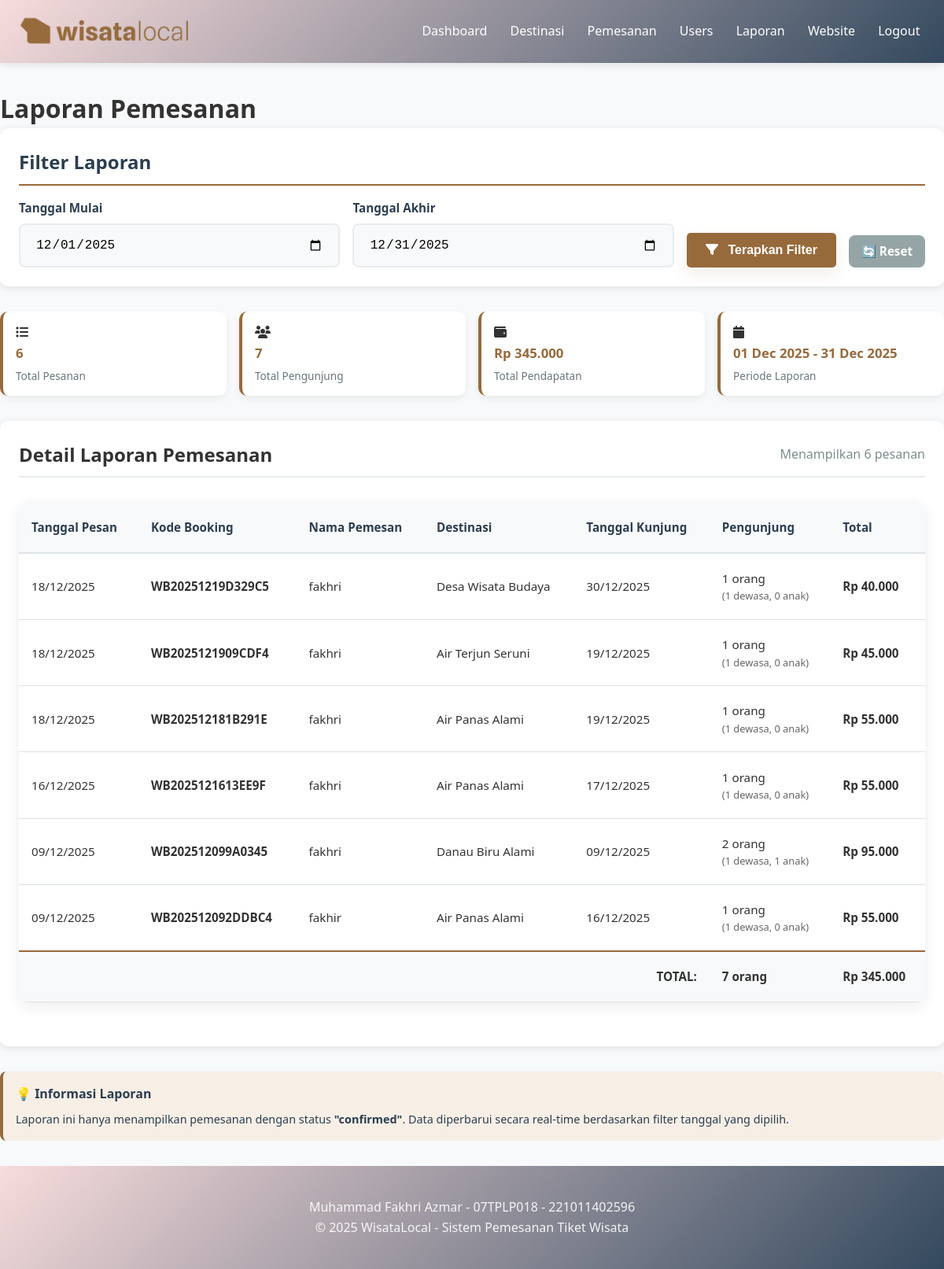
Page /admin/laporan.php (signed in) on the committed database.
### tables this page shows
CREATE TABLE `pemesanan` (
  `id` int(11) NOT NULL AUTO_INCREMENT,
  `kode_booking` varchar(20) NOT NULL,
  `user_id` int(11) DEFAULT NULL,
  `destinasi_id` int(11) NOT NULL,
  `nama_pemesan` varchar(100) NOT NULL,
  `email` varchar(100) NOT NULL,
  `no_telepon` varchar(15) NOT NULL,
  `tanggal_berkunjung` date NOT NULL,
  `jumlah_dewasa` int(11) NOT NULL,
  `jumlah_anak` int(11) NOT NULL,
  `total_harga` decimal(10,2) NOT NULL,
  `status` enum('pending','confirmed','cancelled') DEFAULT 'pending',
  `created_at` timestamp NOT NULL DEFAULT current_timestamp(),
  PRIMARY KEY (`id`),
  UNIQUE KEY `kode_booking` (`kode_booking`),
  KEY `user_id` (`user_id`),
  KEY `destinasi_id` (`destinasi_id`),
  CONSTRAINT `pemesanan_ibfk_1` FOREIGN KEY (`user_id`) REFERENCES `users` (`id`),
  CONSTRAINT `pemesanan_ibfk_2` FOREIGN KEY (`destinasi_id`) REFERENCES `destinasi` (`id`)
);

CREATE TABLE `destinasi` (
  `id` int(11) NOT NULL AUTO_INCREMENT,
  `nama_destinasi` varchar(100) NOT NULL,
  `deskripsi` text DEFAULT NULL,
  `harga_dewasa` decimal(10,2) NOT NULL,
  `harga_anak` decimal(10,2) NOT NULL,
  `kuota_harian` int(11) NOT NULL,
  `gambar` varchar(255) DEFAULT NULL,
  `created_at` timestamp NOT NULL DEFAULT current_timestamp(),
  `foto` varchar(255) DEFAULT NULL,
  PRIMARY KEY (`id`)
);

### config/config.php (called while the page is built, shortened)
<?php
function formatRupiah($number) {
    return 'Rp ' . number_format($number, 0, ',', '.');
}
?>

### admin/laporan.php (the view, shortened to what this page needs)
<?php
require_once '../config/config.php';
$db = (new Database())->getConnection();
$start_date = $_GET['start_date'] ?? date('Y-m-01');
$end_date = $_GET['end_date'] ?? date('Y-m-t');
$stmt = $db->prepare("
    SELECT p.*, d.nama_destinasi
    FROM pemesanan p
    LEFT JOIN destinasi d ON p.destinasi_id = d.id
    WHERE p.status = 'confirmed' AND DATE(p.created_at) BETWEEN ? AND ?
    ORDER BY p.created_at DESC
");
$stmt->execute([$start_date, $end_date]);
$laporan = $stmt->fetchAll(PDO::FETCH_ASSOC);
$total_pendapatan = 0;
$total_pengunjung = 0;
foreach($laporan as $row) {
    $total_pendapatan += $row['total_harga'];
    $total_pengunjung += ($row['jumlah_dewasa'] + $row['jumlah_anak']);
}
?>
<!DOCTYPE html>
<html>
<head>
    <link rel="stylesheet" href="../css/style.css">
    <link rel="stylesheet" href="https://cdnjs.cloudflare.com/ajax/libs/font-awesome/6.4.0/css/all.min.css">
</head>
<body>
    <?php include 'header-admin.php'; ?>
    <main class="container">
        <h1>Laporan Pemesanan</h1>
        <div class="filter-container">
            <h2>Filter Laporan</h2>
            <form method="GET" class="filter-form">
                <div class="form-group">
                    <label class="form-label" for="start_date">Tanggal Mulai</label>
                    <input type="date" class="form-control" id="start_date" name="start_date"
                           value="<?php echo $start_date; ?>" required>
                </div>
                <div class="form-group">
                    <label class="form-label" for="end_date">Tanggal Akhir</label>
                    <input type="date" class="form-control" id="end_date" name="end_date"
                           value="<?php echo $end_date; ?>" required>
                </div>
                <button type="submit" class="btn btn-primary">
                    <i class="fa fa-filter" style="margin-right:8px;"></i> Terapkan Filter
                </button>
                <a href="laporan.php" class="btn" style="background:#95a5a6;color:#fff;border-radius:8px;padding:0.8rem 1rem;text-decoration:none;">🔄 Reset</a>
            </form>
        </div>
        <div class="summary-cards">
            <div class="summary-card stat-card">
                <div class="icon"><i class="fa fa-list"></i></div>
                <div>
                    <h3><?php echo count($laporan); ?></h3>
                    <p>Total Pesanan</p>
                </div>
            </div>
            <div class="summary-card stat-card">
                <div class="icon"><i class="fa fa-users"></i></div>
                <div>
                    <h3><?php echo $total_pengunjung; ?></h3>
                    <p>Total Pengunjung</p>
                </div>
            </div>
            <div class="summary-card stat-card">
                <div class="icon"><i class="fa fa-wallet"></i></div>
                <div>
                    <h3><?php echo formatRupiah($total_pendapatan); ?></h3>
                    <p>Total Pendapatan</p>
                </div>
            </div>
            <div class="summary-card stat-card">
                <div class="icon"><i class="fa fa-calendar"></i></div>
                <div>
                    <h3><?php echo date('d M Y', strtotime($start_date)); ?> - <?php echo date('d M Y', strtotime($end_date)); ?></h3>
                    <p>Periode Laporan</p>
                </div>
            </div>
        </div>
        <div class="report-section">
            <div class="section-header">
                <h2>Detail Laporan Pemesanan</h2>
                <div style="color: #7f8c8d;">
                    Menampilkan <?php echo count($laporan); ?> pesanan
                </div>
            </div>
            <?php if($laporan): ?>
                <div class="table-container">
                    <table>
                        <thead>
                            <tr>
                                <th>Tanggal Pesan</th>
                                <th>Kode Booking</th>
                                <th>Nama Pemesan</th>
                                <th>Destinasi</th>
                                <th>Tanggal Kunjung</th>
                                <th>Pengunjung</th>
                                <th>Total</th>
                            </tr>
                        </thead>
                        <tbody>
                            <?php foreach($laporan as $row): ?>
                            <tr>
                                <td><?php echo date('d/m/Y', strtotime($row['created_at'])); ?></td>
                                <td>
                                    <strong><?php echo $row['kode_booking']; ?></strong>
                                </td>
                                <td><?php echo $row['nama_pemesan']; ?></td>
                                <td><?php echo $row['nama_destinasi']; ?></td>
                                <td><?php echo date('d/m/Y', strtotime($row['tanggal_berkunjung'])); ?></td>
                                <td>
                                    <?php echo $row['jumlah_dewasa'] + $row['jumlah_anak']; ?> orang
                                    <small style="display: block; color: #666; font-size: 0.8rem;">
                                        (<?php echo $row['jumlah_dewasa']; ?> dewasa, <?php echo $row['jumlah_anak']; ?> anak)
                                    </small>
                                </td>
                                <td>
                                    <strong><?php echo formatRupiah($row['total_harga']); ?></strong>
                                </td>
                            </tr>
                            <?php endforeach; ?>
                            <tr class="total-row">
                                <td colspan="5" style="text-align: right;">
                                    <strong>TOTAL:</strong>
                                </td>
                                <td>
                                    <strong><?php echo $total_pengunjung; ?> orang</strong>
                                </td>
                                <td>
                                    <strong><?php echo formatRupiah($total_pendapatan); ?></strong>
                                </td>
                            </tr>
                        </tbody>
                    </table>
                </div>
            <?php endif; ?>
        </div>
        <div style="background: #f7efe6; padding: 1rem; border-radius: 8px; margin-top: 2rem; border-left: 4px solid #976a3c;">
            <h4 style="color: #2c3e50; margin-bottom: 0.5rem;">💡 Informasi Laporan</h4>
            <p style="color: #2c3e50; margin: 0; font-size: 0.9rem;">
                Laporan ini hanya menampilkan pemesanan dengan status <strong>"confirmed"</strong>.
                Data diperbarui secara real-time berdasarkan filter tanggal yang dipilih.
            </p>
        </div>
    </main>
</body>
<?php
include '../includes/footer.php';
?>
</html>

### css/style.css (style rules this page uses)
* { margin: 0; padding: 0; box-sizing: border-box; }
html { scroll-behavior: smooth; }
body { font-family: 'Segoe UI', Tahoma, Geneva, Verdana, sans-serif; line-height: 1.6; color: #333; background-color: #f8f9fa; min-height: 100vh; display: flex; flex-direction: column; }
.container { max-width: 1200px; margin: 0 auto; padding: 0 20px; width: 100%; }
:root { --brown: #976a3c; --brown-dark: #34495e; --brown-soft: #f7efe6; --primary: #1e73be; --muted: #6c757d; }
main.container { flex: 1; padding: 2rem 0; margin-top: 0; }
.btn { display: inline-block; padding: 0.65rem 1.1rem; background: var(--primary); color: #fff; text-decoration: none; border-radius: 999px; border: none; cursor: pointer; font-size: 0.95rem; font-weight: 600; transition: transform 0.18s ease, box-shadow 0.18s ease, filter 0.12s ease; text-align: center; min-height: 40px; line-height: 1; }
.form-group { margin-bottom: 1.5rem; }
.form-group label { display: block; margin-bottom: 0.5rem; font-weight: 600; color: #2c3e50; font-size: 0.95rem; }
.form-group input, .form-group textarea, .form-group select { width: 100%; padding: 1rem 1.2rem; border: 2px solid #e9ecef; border-radius: 8px; font-size: 1rem; transition: all 0.3s ease; background: #f8f9fa; }
.stat-card { background: white; padding: 0.9rem 1rem; border-radius: 10px; text-align: left; box-shadow: 0 4px 10px rgba(0, 0, 0, 0.06); transition: all 0.22s ease; border-left: 4px solid var(--brown); }
.stat-card h3 { font-size: 1.05rem; color: var(--brown); margin-bottom: 0.25rem; font-weight: 700; }
.stat-card p { color: #6c757d; font-weight: 500; font-size: 0.85rem; margin: 0; }
.table-container { background: white; border-radius: 12px; overflow: hidden; box-shadow: 0 5px 20px rgba(0, 0, 0, 0.08); margin: 2rem 0; }
table { width: 100%; border-collapse: collapse; font-size: 0.95rem; }
th, td { padding: 1.2rem 1rem; text-align: left; border-bottom: 1px solid #dee2e6; }
th { background: #f8f9fa; font-weight: 600; color: #2c3e50; border-bottom: 2px solid #dee2e6; }
.btn-primary { display: inline-flex; align-items: center; justify-content: center; gap: 0.5rem; padding: 0.85rem 1.6rem; background: linear-gradient(90deg, var(--brown) 0%, var(--brown-dark) 100%); color: #fff; border-radius: 999px; border: none; cursor: pointer; font-weight: 700; font-size: 1rem; box-shadow: 0 20px 50px rgba(151,106,60,0.12); transition: transform 0.18s ease, box-shadow 0.18s ease, filter 0.12s ease; min-height: 44px; padding-left: 1.2rem; padding-right: 1.2rem; }
.btn-primary { display: inline-block; padding: 0.8rem 1.4rem; background: linear-gradient(90deg, var(--brown) 0%, var(--brown-dark) 100%); color: #fff; border-radius: 10px; border: none; cursor: pointer; font-weight: 600; box-shadow: 0 8px 20px rgba(151,106,60,0.12); transition: transform 0.18s ease, box-shadow 0.18s ease; }

### admin/laporan.php (style rules this page uses)
.filter-container { background: white; padding: 1.5rem; border-radius: 10px; box-shadow: 0 2px 10px rgba(0,0,0,0.1); margin-bottom: 2rem; }
.filter-container h2 { color: #2c3e50; margin-bottom: 1rem; padding-bottom: 0.5rem; border-bottom: 2px solid #976a3c; }
.filter-form { display: grid; grid-template-columns: 1fr 1fr auto auto; gap: 1rem; align-items: end; }
.form-group { margin-bottom: 0; }
.form-label { display: block; margin-bottom: 0.5rem; font-weight: 600; color: #2c3e50; }
.form-control { width: 100%; padding: 0.8rem; border: 2px solid #e9ecef; border-radius: 5px; font-size: 1rem; }
.btn-primary { background: #976a3c; color: white; padding: 0.8rem 1.5rem; border: none; border-radius: 5px; cursor: pointer; font-size: 1rem; text-decoration: none; display: inline-block; }
.summary-cards { display: grid; grid-template-columns: repeat(auto-fit, minmax(200px, 1fr)); gap: 1rem; margin: 2rem 0; }
.summary-card { background: white; padding: 0.9rem 1rem; border-radius: 10px; text-align: left; box-shadow: 0 4px 10px rgba(0, 0, 0, 0.06); border-left: 4px solid #976a3c; }
.summary-card h3 { font-size: 1.05rem; color: #976a3c; margin-bottom: 0.25rem; font-weight: 700; }
.summary-card p { color: #6c757d; font-weight: 500; font-size: 0.85rem; margin: 0; }
.report-section { background: white; padding: 1.5rem; border-radius: 10px; box-shadow: 0 2px 10px rgba(0,0,0,0.1); }
.section-header { display: flex; justify-content: space-between; align-items: center; margin-bottom: 1.5rem; padding-bottom: 0.5rem; border-bottom: 2px solid #e9ecef; }
.total-row { background: #f8f9fa; font-weight: bold; border-top: 2px solid #976a3c; }

### rows in the picture
pemesanan: created_at "18/12/2025", kode_booking "WB20251219D329C5", nama_pemesan "fakhri", destinasi.nama_destinasi "Desa Wisata Budaya", tanggal_berkunjung "30/12/2025", $row['jumlah_dewasa'] + $row['jumlah_anak'] "1", jumlah_dewasa "1", jumlah_anak "0", total_harga "Rp 40.000"
pemesanan: created_at "18/12/2025", kode_booking "WB2025121909CDF4", nama_pemesan "fakhri", destinasi.nama_destinasi "Air Terjun Seruni", tanggal_berkunjung "19/12/2025", $row['jumlah_dewasa'] + $row['jumlah_anak'] "1", jumlah_dewasa "1", jumlah_anak "0", total_harga "Rp 45.000"
pemesanan: created_at "18/12/2025", kode_booking "WB202512181B291E", nama_pemesan "fakhri", destinasi.nama_destinasi "Air Panas Alami", tanggal_berkunjung "19/12/2025", $row['jumlah_dewasa'] + $row['jumlah_anak'] "1", jumlah_dewasa "1", jumlah_anak "0", total_harga "Rp 55.000"
pemesanan: created_at "16/12/2025", kode_booking "WB2025121613EE9F", nama_pemesan "fakhri", destinasi.nama_destinasi "Air Panas Alami", tanggal_berkunjung "17/12/2025", $row['jumlah_dewasa'] + $row['jumlah_anak'] "1", jumlah_dewasa "1", jumlah_anak "0", total_harga "Rp 55.000"
pemesanan: created_at "09/12/2025", kode_booking "WB202512099A0345", nama_pemesan "fakhri", destinasi.nama_destinasi "Danau Biru Alami", tanggal_berkunjung "09/12/2025", $row['jumlah_dewasa'] + $row['jumlah_anak'] "2", jumlah_dewasa "1", jumlah_anak "1", total_harga "Rp 95.000"
pemesanan: created_at "09/12/2025", kode_booking "WB202512092DDBC4", nama_pemesan "fakhir", destinasi.nama_destinasi "Air Panas Alami", tanggal_berkunjung "16/12/2025", $row['jumlah_dewasa'] + $row['jumlah_anak'] "1", jumlah_dewasa "1", jumlah_anak "0", total_harga "Rp 55.000"

### other values in the picture
count($laporan) "6"
$total_pengunjung "7"
formatRupiah($total_pendapatan) "Rp 345.000"
